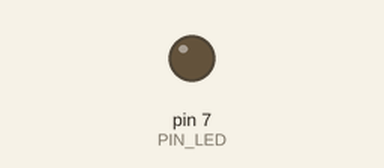
This sketch was run on a simulated Arduino Uno, built with avr-gcc and run on an emulated ATmega328P. Parts: output pins drawn as LEDs (lit = HIGH). Dashed ring = blinking. At 3.0 s the program stops and its outputs stay as they are.

Above: at 0.5 s.
At 2.7 s:
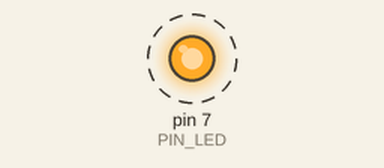
Timing chart, 0 to 3.0 s (numbered marks = the images above):
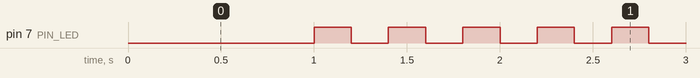

Measured:
- by itself, pin 7 (PIN_LED): alternates HIGH for 0.20 s and LOW for 0.20 s, 11 changes in all, then stays HIGH

The sketch:

05_practice_2.ino
```cpp
#define PIN_LED 7

void setup() {
  pinMode(PIN_LED, OUTPUT);

}

void loop() {
  digitalWrite(PIN_LED, LOW);
  delay(1000);
  int i;
  i=1;
  while(i<=5){
    digitalWrite(PIN_LED, HIGH);
    delay(200);
    digitalWrite(PIN_LED, LOW);
    delay(200);
    i=i+1;
  }
  digitalWrite(PIN_LED, HIGH);
  while(1){

  }

}
```
